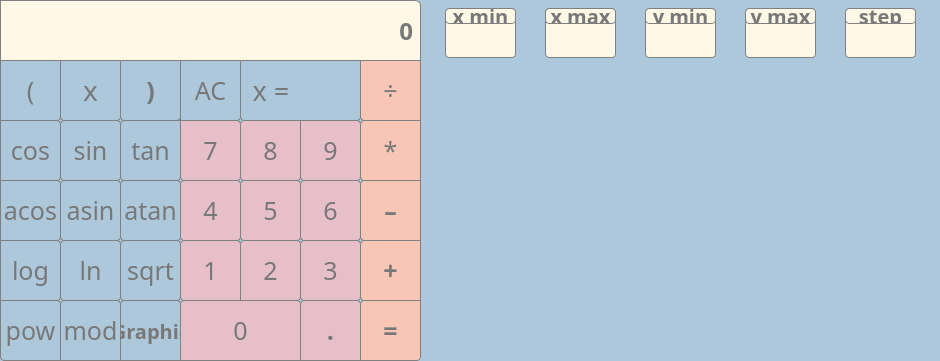
<?xml version="1.0" encoding="UTF-8"?>
<ui version="4.0">
 <class>MainWindow</class>
 <widget class="QMainWindow" name="MainWindow">
  <property name="geometry">
   <rect>
    <x>0</x>
    <y>0</y>
    <width>940</width>
    <height>361</height>
   </rect>
  </property>
  <property name="windowTitle">
   <string>MainWindow</string>
  </property>
  <property name="styleSheet">
   <string notr="true">QMainWindow {
	background-color: rgb(173,200,219);
}</string>
  </property>
  <widget class="QWidget" name="centralwidget">
   <property name="styleSheet">
    <string notr="true">Qwidget {	
	background-color: rgb(247,198,181);
}</string>
   </property>
   <widget class="QLabel" name="input_string">
    <property name="geometry">
     <rect>
      <x>0</x>
      <y>0</y>
      <width>421</width>
      <height>61</height>
     </rect>
    </property>
    <property name="font">
     <font>
      <family>Didot</family>
      <pointsize>18</pointsize>
      <bold>true</bold>
     </font>
    </property>
    <property name="styleSheet">
     <string notr="true">QLabel { 
	background-color: rgb(255, 248, 231);
	color: rgb(120, 120, 120);
 	border: 1px solid  gray;
	border-radius: 6px;
	border-bottom-right-radius: 0px;
	border-bottom-left-radius: 0px;
	border-top-right-radius: 6px;
	border-top-left-radius: 0px;
}</string>
    </property>
    <property name="text">
     <string>0</string>
    </property>
    <property name="alignment">
     <set>Qt::AlignRight|Qt::AlignTrailing|Qt::AlignVCenter</set>
    </property>
   </widget>
   <widget class="QPushButton" name="pushButton_leftbracket">
    <property name="geometry">
     <rect>
      <x>0</x>
      <y>60</y>
      <width>61</width>
      <height>61</height>
     </rect>
    </property>
    <property name="font">
     <font>
      <family>Didot</family>
      <pointsize>19</pointsize>
      <bold>false</bold>
     </font>
    </property>
    <property name="styleSheet">
     <string notr="true">QPushButton {
	border-color: gray;
 	border-width: 1px;
 	border-style: solid;
	border-radius: 4px;
	border-bottom: 1px solid gray;
	border-bottom-left-radius: 0px;
	border-top-left-radius: 0px;
	border-top-right-radius: 0px;
	background-color: rgb(173,200,219);
	color: rgb(120, 120, 120);
}

QPushButton:pressed {
    background-color: qlineargradient(x1: 0, y1: 0, x2: 0, y2: 1,
                                      stop: 0 #dadbde, stop: 1 #f6f7fa);
}</string>
    </property>
    <property name="text">
     <string>(</string>
    </property>
   </widget>
   <widget class="QPushButton" name="pushButton_division">
    <property name="geometry">
     <rect>
      <x>360</x>
      <y>60</y>
      <width>61</width>
      <height>61</height>
     </rect>
    </property>
    <property name="font">
     <font>
      <family>Didot</family>
      <pointsize>19</pointsize>
      <bold>false</bold>
     </font>
    </property>
    <property name="styleSheet">
     <string notr="true">QPushButton {
	border-color: gray;
 	border-width: 1px;
 	border-style: solid;
	border-radius: 4px;
	border-bottom-right-radius: 0px;
	border-top-right-radius: 0px;
	border-top-left-radius: 0px;
	background-color: rgb(247,198,181);
	color: rgb(120, 120, 120);
}

QPushButton:pressed {
    background-color: qlineargradient(x1: 0, y1: 0, x2: 0, y2: 1,
                                      stop: 0 #dadbde, stop: 1 #f6f7fa);
}</string>
    </property>
    <property name="text">
     <string>÷</string>
    </property>
   </widget>
   <widget class="QPushButton" name="pushButton_X">
    <property name="geometry">
     <rect>
      <x>60</x>
      <y>60</y>
      <width>61</width>
      <height>61</height>
     </rect>
    </property>
    <property name="font">
     <font>
      <family>Didot</family>
      <pointsize>21</pointsize>
      <bold>false</bold>
     </font>
    </property>
    <property name="styleSheet">
     <string notr="true">QPushButton {
	border-color: gray;
 	border-width: 1px;
 	border-style: solid;
	border-radius: 4px;
	border-bottom: 1px solid gray;
	border-top-left-radius: 0px;
	border-top-right-radius: 0px;
	background-color: rgb(173,200,219);
	color: rgb(120, 120, 120);
}

QPushButton:pressed {
    background-color: qlineargradient(x1: 0, y1: 0, x2: 0, y2: 1,
                                      stop: 0 #dadbde, stop: 1 #f6f7fa);
}</string>
    </property>
    <property name="text">
     <string>x</string>
    </property>
   </widget>
   <widget class="QPushButton" name="pushButton_rightbracket">
    <property name="geometry">
     <rect>
      <x>120</x>
      <y>60</y>
      <width>61</width>
      <height>61</height>
     </rect>
    </property>
    <property name="font">
     <font>
      <family>Didot</family>
      <pointsize>19</pointsize>
      <bold>true</bold>
     </font>
    </property>
    <property name="styleSheet">
     <string notr="true">QPushButton {
	border-color: gray;
 	border-width: 1px;
 	border-style: solid;
	border-radius: 4px;
	border-bottom: 1px solid gray;
	border-top-left-radius: 0px;
	border-top-right-radius: 0px;
	background-color: rgb(173,200,219);
	color: rgb(120, 120, 120);
}

QPushButton:pressed {
    background-color: qlineargradient(x1: 0, y1: 0, x2: 0, y2: 1,
                                      stop: 0 #dadbde, stop: 1 #f6f7fa);
}</string>
    </property>
    <property name="text">
     <string>)</string>
    </property>
   </widget>
   <widget class="QPushButton" name="pushButton_five">
    <property name="geometry">
     <rect>
      <x>240</x>
      <y>180</y>
      <width>61</width>
      <height>61</height>
     </rect>
    </property>
    <property name="font">
     <font>
      <family>Didot</family>
      <pointsize>19</pointsize>
     </font>
    </property>
    <property name="styleSheet">
     <string notr="true">QPushButton {
	border-color: gray;
 	border-width: 1px;
 	border-style: solid;
	border-radius: 4px;
	background-color: rgb(230,191,202);
	color: rgb(120, 120, 120);
}

QPushButton:pressed {
    background-color: qlineargradient(x1: 0, y1: 0, x2: 0, y2: 1,
                                      stop: 0 #dadbde, stop: 1 #f6f7fa);
}</string>
    </property>
    <property name="text">
     <string>5</string>
    </property>
   </widget>
   <widget class="QPushButton" name="pushButton_minus">
    <property name="geometry">
     <rect>
      <x>360</x>
      <y>180</y>
      <width>61</width>
      <height>61</height>
     </rect>
    </property>
    <property name="font">
     <font>
      <family>Didot</family>
      <pointsize>19</pointsize>
      <bold>true</bold>
     </font>
    </property>
    <property name="styleSheet">
     <string notr="true">QPushButton {
	border-color: gray;
 	border-width: 1px;
 	border-style: solid;
	border-radius: 4px;
	border-bottom-right-radius: 0px;
	border-top-right-radius: 0px;
	background-color: rgb(247,198,181);
	color: rgb(120, 120, 120);
}

QPushButton:pressed {
    background-color: qlineargradient(x1: 0, y1: 0, x2: 0, y2: 1,
                                      stop: 0 #dadbde, stop: 1 #f6f7fa);
}</string>
    </property>
    <property name="text">
     <string>–</string>
    </property>
   </widget>
   <widget class="QPushButton" name="pushButton_seven">
    <property name="geometry">
     <rect>
      <x>180</x>
      <y>120</y>
      <width>61</width>
      <height>61</height>
     </rect>
    </property>
    <property name="font">
     <font>
      <family>Didot</family>
      <pointsize>19</pointsize>
     </font>
    </property>
    <property name="styleSheet">
     <string notr="true">QPushButton {
	border-color: gray;
 	border-width: 1px;
 	border-style: solid;
	border-radius: 4px;
	border-top-left-radius: 0px;
	background-color: rgb(230,191,202);
	color: rgb(120, 120, 120);
}

QPushButton:pressed {
    background-color: qlineargradient(x1: 0, y1: 0, x2: 0, y2: 1,
                                      stop: 0 #dadbde, stop: 1 #f6f7fa);
}</string>
    </property>
    <property name="text">
     <string>7</string>
    </property>
   </widget>
   <widget class="QPushButton" name="pushButton_acos">
    <property name="geometry">
     <rect>
      <x>0</x>
      <y>180</y>
      <width>61</width>
      <height>61</height>
     </rect>
    </property>
    <property name="font">
     <font>
      <family>Didot</family>
      <pointsize>19</pointsize>
      <bold>false</bold>
     </font>
    </property>
    <property name="styleSheet">
     <string notr="true">QPushButton {
	border-color: gray;
 	border-width: 1px;
 	border-style: solid;
	border-radius: 4px;
	border-bottom: 1px solid gray;
	border-bottom-left-radius: 0px;
	border-top-left-radius: 0px;
	background-color: rgb(173,200,219);
	color: rgb(120, 120, 120);
}

QPushButton:pressed {
    background-color: qlineargradient(x1: 0, y1: 0, x2: 0, y2: 1,
                                      stop: 0 #dadbde, stop: 1 #f6f7fa);
}</string>
    </property>
    <property name="text">
     <string>acos</string>
    </property>
   </widget>
   <widget class="QPushButton" name="pushButton_atan">
    <property name="geometry">
     <rect>
      <x>120</x>
      <y>180</y>
      <width>61</width>
      <height>61</height>
     </rect>
    </property>
    <property name="font">
     <font>
      <family>Didot</family>
      <pointsize>19</pointsize>
      <bold>false</bold>
     </font>
    </property>
    <property name="styleSheet">
     <string notr="true">QPushButton {
	border-color: gray;
 	border-width: 1px;
 	border-style: solid;
	border-radius: 4px;
	border-bottom: 1px solid gray;
	background-color: rgb(173,200,219);
	color: rgb(120, 120, 120);
}

QPushButton:pressed {
    background-color: qlineargradient(x1: 0, y1: 0, x2: 0, y2: 1,
                                      stop: 0 #dadbde, stop: 1 #f6f7fa);
}</string>
    </property>
    <property name="text">
     <string>atan</string>
    </property>
   </widget>
   <widget class="QPushButton" name="pushButton_asin">
    <property name="geometry">
     <rect>
      <x>60</x>
      <y>180</y>
      <width>61</width>
      <height>61</height>
     </rect>
    </property>
    <property name="font">
     <font>
      <family>Didot</family>
      <pointsize>19</pointsize>
      <bold>false</bold>
     </font>
    </property>
    <property name="styleSheet">
     <string notr="true">QPushButton {
	border-color: gray;
 	border-width: 1px;
 	border-style: solid;
	border-radius: 4px;
	border-bottom: 1px solid gray;
	background-color: rgb(173,200,219);
	color: rgb(120, 120, 120);
}

QPushButton:pressed {
    background-color: qlineargradient(x1: 0, y1: 0, x2: 0, y2: 1,
                                      stop: 0 #dadbde, stop: 1 #f6f7fa);
}</string>
    </property>
    <property name="text">
     <string>asin</string>
    </property>
   </widget>
   <widget class="QPushButton" name="pushButton_six">
    <property name="geometry">
     <rect>
      <x>300</x>
      <y>180</y>
      <width>61</width>
      <height>61</height>
     </rect>
    </property>
    <property name="font">
     <font>
      <family>Didot</family>
      <pointsize>19</pointsize>
     </font>
    </property>
    <property name="styleSheet">
     <string notr="true">QPushButton {
	border-color: gray;
 	border-width: 1px;
 	border-style: solid;
	border-radius: 4px;
	background-color: rgb(230,191,202);
	color: rgb(120, 120, 120);
}

QPushButton:pressed {
    background-color: qlineargradient(x1: 0, y1: 0, x2: 0, y2: 1,
                                      stop: 0 #dadbde, stop: 1 #f6f7fa);
}</string>
    </property>
    <property name="text">
     <string>6</string>
    </property>
   </widget>
   <widget class="QPushButton" name="pushButton_two">
    <property name="geometry">
     <rect>
      <x>240</x>
      <y>240</y>
      <width>61</width>
      <height>61</height>
     </rect>
    </property>
    <property name="font">
     <font>
      <family>Didot</family>
      <pointsize>19</pointsize>
     </font>
    </property>
    <property name="styleSheet">
     <string notr="true">QPushButton {
	border-color: gray;
 	border-width: 1px;
 	border-style: solid;
	border-radius: 4px;
	border-bottom-left-radius: 0px;
	background-color: rgb(230,191,202);
	color: rgb(120, 120, 120);
}

QPushButton:pressed {
    background-color: qlineargradient(x1: 0, y1: 0, x2: 0, y2: 1,
                                      stop: 0 #dadbde, stop: 1 #f6f7fa);
}</string>
    </property>
    <property name="text">
     <string>2</string>
    </property>
   </widget>
   <widget class="QPushButton" name="pushButton_plus">
    <property name="geometry">
     <rect>
      <x>360</x>
      <y>240</y>
      <width>61</width>
      <height>61</height>
     </rect>
    </property>
    <property name="font">
     <font>
      <family>Didot</family>
      <pointsize>19</pointsize>
      <bold>true</bold>
     </font>
    </property>
    <property name="styleSheet">
     <string notr="true">QPushButton {
	border-color: gray;
 	border-width: 1px;
 	border-style: solid;
	border-radius: 4px;
	border-bottom-right-radius: 0px;
	border-top-right-radius: 0px;
	background-color: rgb(247,198,181);
	color: rgb(120, 120, 120);
}

QPushButton:pressed {
    background-color: qlineargradient(x1: 0, y1: 0, x2: 0, y2: 1,
                                      stop: 0 #dadbde, stop: 1 #f6f7fa);
}</string>
    </property>
    <property name="text">
     <string>+</string>
    </property>
   </widget>
   <widget class="QPushButton" name="pushButton_one">
    <property name="geometry">
     <rect>
      <x>180</x>
      <y>240</y>
      <width>61</width>
      <height>61</height>
     </rect>
    </property>
    <property name="font">
     <font>
      <family>Didot</family>
      <pointsize>19</pointsize>
     </font>
    </property>
    <property name="styleSheet">
     <string notr="true">QPushButton {
	border-color: gray;
 	border-width: 1px;
 	border-style: solid;
	border-radius: 4px;
	border-bottom-right-radius: 0px;
	background-color: rgb(230,191,202);
	color: rgb(120, 120, 120);
}

QPushButton:pressed {
    background-color: qlineargradient(x1: 0, y1: 0, x2: 0, y2: 1,
                                      stop: 0 #dadbde, stop: 1 #f6f7fa);
}</string>
    </property>
    <property name="text">
     <string>1</string>
    </property>
   </widget>
   <widget class="QPushButton" name="pushButton_sqrt">
    <property name="geometry">
     <rect>
      <x>120</x>
      <y>240</y>
      <width>61</width>
      <height>61</height>
     </rect>
    </property>
    <property name="font">
     <font>
      <family>Didot</family>
      <pointsize>19</pointsize>
      <bold>false</bold>
     </font>
    </property>
    <property name="styleSheet">
     <string notr="true">QPushButton {
	border-color: gray;
 	border-width: 1px;
 	border-style: solid;
	border-radius: 4px;
	border-bottom: 1px solid gray;
	background-color: rgb(173,200,219);
	color: rgb(120, 120, 120);
}

QPushButton:pressed {
    background-color: qlineargradient(x1: 0, y1: 0, x2: 0, y2: 1,
                                      stop: 0 #dadbde, stop: 1 #f6f7fa);
}</string>
    </property>
    <property name="text">
     <string>sqrt</string>
    </property>
   </widget>
   <widget class="QPushButton" name="pushButton_log">
    <property name="geometry">
     <rect>
      <x>0</x>
      <y>240</y>
      <width>61</width>
      <height>61</height>
     </rect>
    </property>
    <property name="font">
     <font>
      <family>Didot</family>
      <pointsize>19</pointsize>
      <bold>false</bold>
     </font>
    </property>
    <property name="styleSheet">
     <string notr="true">QPushButton {
	border-color: gray;
 	border-width: 1px;
 	border-style: solid;
	border-radius: 4px;
	border-bottom: 1px solid gray;
	border-bottom-left-radius: 0px;
	border-top-left-radius: 0px;
	background-color: rgb(173,200,219);
	color: rgb(120, 120, 120);
}

QPushButton:pressed {
    background-color: qlineargradient(x1: 0, y1: 0, x2: 0, y2: 1,
                                      stop: 0 #dadbde, stop: 1 #f6f7fa);
}</string>
    </property>
    <property name="text">
     <string>log</string>
    </property>
   </widget>
   <widget class="QPushButton" name="pushButton_ln">
    <property name="geometry">
     <rect>
      <x>60</x>
      <y>240</y>
      <width>61</width>
      <height>61</height>
     </rect>
    </property>
    <property name="font">
     <font>
      <family>Didot</family>
      <pointsize>19</pointsize>
      <bold>false</bold>
     </font>
    </property>
    <property name="styleSheet">
     <string notr="true">QPushButton {
	border-color: gray;
 	border-width: 1px;
 	border-style: solid;
	border-radius: 4px;
	border-bottom: 1px solid gray;
	background-color: rgb(173,200,219);
	color: rgb(120, 120, 120);
}

QPushButton:pressed {
    background-color: qlineargradient(x1: 0, y1: 0, x2: 0, y2: 1,
                                      stop: 0 #dadbde, stop: 1 #f6f7fa);
}</string>
    </property>
    <property name="text">
     <string>ln</string>
    </property>
   </widget>
   <widget class="QPushButton" name="pushButton_three">
    <property name="geometry">
     <rect>
      <x>300</x>
      <y>240</y>
      <width>61</width>
      <height>61</height>
     </rect>
    </property>
    <property name="font">
     <font>
      <family>Didot</family>
      <pointsize>19</pointsize>
     </font>
    </property>
    <property name="styleSheet">
     <string notr="true">QPushButton {
	border-color: gray;
 	border-width: 1px;
 	border-style: solid;
	border-radius: 4px;
	background-color: rgb(230,191,202);
	color: rgb(120, 120, 120);
}

QPushButton:pressed {
    background-color: qlineargradient(x1: 0, y1: 0, x2: 0, y2: 1,
                                      stop: 0 #dadbde, stop: 1 #f6f7fa);
}</string>
    </property>
    <property name="text">
     <string>3</string>
    </property>
   </widget>
   <widget class="QPushButton" name="pushButton_four">
    <property name="geometry">
     <rect>
      <x>180</x>
      <y>180</y>
      <width>61</width>
      <height>61</height>
     </rect>
    </property>
    <property name="font">
     <font>
      <family>Didot</family>
      <pointsize>19</pointsize>
     </font>
    </property>
    <property name="styleSheet">
     <string notr="true">QPushButton {
	border-color: gray;
 	border-width: 1px;
 	border-style: solid;
	border-radius: 4px;
	background-color: rgb(230,191,202);
	color: rgb(120, 120, 120);
}

QPushButton:pressed {
    background-color: qlineargradient(x1: 0, y1: 0, x2: 0, y2: 1,
                                      stop: 0 #dadbde, stop: 1 #f6f7fa);
}</string>
    </property>
    <property name="text">
     <string>4</string>
    </property>
   </widget>
   <widget class="QPushButton" name="pushButton_multiply">
    <property name="geometry">
     <rect>
      <x>360</x>
      <y>120</y>
      <width>61</width>
      <height>61</height>
     </rect>
    </property>
    <property name="font">
     <font>
      <family>Didot</family>
      <pointsize>19</pointsize>
      <bold>false</bold>
     </font>
    </property>
    <property name="styleSheet">
     <string notr="true">QPushButton {
	border-color: gray;
 	border-width: 1px;
 	border-style: solid;
	border-radius: 4px;
	border-bottom-right-radius: 0px;
	border-top-right-radius: 0px;
	background-color: rgb(247,198,181);
	color: rgb(120, 120, 120);
}

QPushButton:pressed {
    background-color: qlineargradient(x1: 0, y1: 0, x2: 0, y2: 1,
                                      stop: 0 #dadbde, stop: 1 #f6f7fa);
}</string>
    </property>
    <property name="text">
     <string>*</string>
    </property>
   </widget>
   <widget class="QPushButton" name="pushButton_eight">
    <property name="geometry">
     <rect>
      <x>240</x>
      <y>120</y>
      <width>61</width>
      <height>61</height>
     </rect>
    </property>
    <property name="font">
     <font>
      <family>Didot</family>
      <pointsize>19</pointsize>
     </font>
    </property>
    <property name="styleSheet">
     <string notr="true">QPushButton {
	border-color: gray;
 	border-width: 1px;
 	border-style: solid;
	border-radius: 4px;
	border-top-right-radius: 0px;
	background-color: rgb(230,191,202);
	color: rgb(120, 120, 120);
}

QPushButton:pressed {
    background-color: qlineargradient(x1: 0, y1: 0, x2: 0, y2: 1,
                                      stop: 0 #dadbde, stop: 1 #f6f7fa);
}</string>
    </property>
    <property name="text">
     <string>8</string>
    </property>
   </widget>
   <widget class="QPushButton" name="pushButton_cos">
    <property name="geometry">
     <rect>
      <x>0</x>
      <y>120</y>
      <width>61</width>
      <height>61</height>
     </rect>
    </property>
    <property name="font">
     <font>
      <family>Didot</family>
      <pointsize>19</pointsize>
      <bold>false</bold>
     </font>
    </property>
    <property name="styleSheet">
     <string notr="true">QPushButton {
	border-color: gray;
 	border-width: 1px;
 	border-style: solid;
	border-radius: 4px;
	border-bottom: 1px solid gray;
	border-bottom-left-radius: 0px;
	border-top-left-radius: 0px;
	background-color: rgb(173,200,219);
	color: rgb(120, 120, 120);
}

QPushButton:pressed {
    background-color: qlineargradient(x1: 0, y1: 0, x2: 0, y2: 1,
                                      stop: 0 #dadbde, stop: 1 #f6f7fa);
}</string>
    </property>
    <property name="text">
     <string>cos</string>
    </property>
   </widget>
   <widget class="QPushButton" name="pushButton_tan">
    <property name="geometry">
     <rect>
      <x>120</x>
      <y>120</y>
      <width>61</width>
      <height>61</height>
     </rect>
    </property>
    <property name="font">
     <font>
      <family>Didot</family>
      <pointsize>19</pointsize>
      <bold>false</bold>
     </font>
    </property>
    <property name="styleSheet">
     <string notr="true">QPushButton {
	border-color: gray;
 	border-width: 1px;
 	border-style: solid;
	border-radius: 4px;
	border-bottom: 1px solid gray;
	border-top-right-radius: 0px;
	background-color: rgb(173,200,219);
	color: rgb(120, 120, 120);
}

QPushButton:pressed {
    background-color: qlineargradient(x1: 0, y1: 0, x2: 0, y2: 1,
                                      stop: 0 #dadbde, stop: 1 #f6f7fa);
}</string>
    </property>
    <property name="text">
     <string>tan</string>
    </property>
   </widget>
   <widget class="QPushButton" name="pushButton_sin">
    <property name="geometry">
     <rect>
      <x>60</x>
      <y>120</y>
      <width>61</width>
      <height>61</height>
     </rect>
    </property>
    <property name="font">
     <font>
      <family>Didot</family>
      <pointsize>19</pointsize>
      <bold>false</bold>
     </font>
    </property>
    <property name="styleSheet">
     <string notr="true">QPushButton {
	border-color: gray;
 	border-width: 1px;
 	border-style: solid;
	border-radius: 4px;
	border-bottom: 1px solid gray;
	background-color: rgb(173,200,219);
	color: rgb(120, 120, 120);
}

QPushButton:pressed {
    background-color: qlineargradient(x1: 0, y1: 0, x2: 0, y2: 1,
                                      stop: 0 #dadbde, stop: 1 #f6f7fa);
}</string>
    </property>
    <property name="text">
     <string>sin</string>
    </property>
   </widget>
   <widget class="QPushButton" name="pushButton_nine">
    <property name="geometry">
     <rect>
      <x>300</x>
      <y>120</y>
      <width>61</width>
      <height>61</height>
     </rect>
    </property>
    <property name="font">
     <font>
      <family>Didot</family>
      <pointsize>19</pointsize>
     </font>
    </property>
    <property name="styleSheet">
     <string notr="true">QPushButton {
	border-color: gray;
 	border-width: 1px;
 	border-style: solid;
	border-radius: 4px;
	border-top-left-radius: 0px;
	background-color: rgb(230,191,202);
	color: rgb(120, 120, 120);
}

QPushButton:pressed {
    background-color: qlineargradient(x1: 0, y1: 0, x2: 0, y2: 1,
                                      stop: 0 #dadbde, stop: 1 #f6f7fa);
}</string>
    </property>
    <property name="text">
     <string>9</string>
    </property>
   </widget>
   <widget class="QPushButton" name="pushButton_equally">
    <property name="geometry">
     <rect>
      <x>360</x>
      <y>300</y>
      <width>61</width>
      <height>61</height>
     </rect>
    </property>
    <property name="font">
     <font>
      <family>Didot</family>
      <pointsize>19</pointsize>
      <bold>true</bold>
     </font>
    </property>
    <property name="styleSheet">
     <string notr="true">QPushButton {
	border-color: gray;
 	border-width: 1px;
 	border-style: solid;
	border-radius: 4px;
	border-bottom-left-radius: 0px;
	border-top-right-radius: 0px;
	background-color: rgb(247,198,181);
	color: rgb(120, 120, 120);
}

QPushButton:pressed {
    background-color: qlineargradient(x1: 0, y1: 0, x2: 0, y2: 1,
                                      stop: 0 #dadbde, stop: 1 #f6f7fa);
}</string>
    </property>
    <property name="text">
     <string>=</string>
    </property>
   </widget>
   <widget class="QPushButton" name="pushButton_zero">
    <property name="geometry">
     <rect>
      <x>180</x>
      <y>300</y>
      <width>121</width>
      <height>61</height>
     </rect>
    </property>
    <property name="font">
     <font>
      <family>Didot</family>
      <pointsize>19</pointsize>
     </font>
    </property>
    <property name="styleSheet">
     <string notr="true">QPushButton {
	border-color: gray;
 	border-width: 1px;
 	border-style: solid;
	border-radius: 4px;
	border-bottom: 1px solid gray;
	border-bottom-right-radius: 0px;
	border-bottom-left-radius: 0px;
	background-color: rgb(230,191,202);
	color: rgb(120, 120, 120);
}

QPushButton:pressed {
    background-color: qlineargradient(x1: 0, y1: 0, x2: 0, y2: 1,
                                      stop: 0 #dadbde, stop: 1 #f6f7fa);
}</string>
    </property>
    <property name="text">
     <string>0</string>
    </property>
   </widget>
   <widget class="QPushButton" name="pushButton_mod">
    <property name="geometry">
     <rect>
      <x>60</x>
      <y>300</y>
      <width>61</width>
      <height>61</height>
     </rect>
    </property>
    <property name="font">
     <font>
      <family>Didot</family>
      <pointsize>19</pointsize>
      <bold>false</bold>
     </font>
    </property>
    <property name="styleSheet">
     <string notr="true">QPushButton {
	border-color: gray;
 	border-width: 1px;
 	border-style: solid;
	border-radius: 4px;
	border-bottom: 1px solid gray;
	border-bottom-right-radius: 0px;
	border-bottom-left-radius: 0px;
	background-color: rgb(173,200,219);
	color: rgb(120, 120, 120);
}

QPushButton:pressed {
    background-color: qlineargradient(x1: 0, y1: 0, x2: 0, y2: 1,
                                      stop: 0 #dadbde, stop: 1 #f6f7fa);
}</string>
    </property>
    <property name="text">
     <string>mod</string>
    </property>
   </widget>
   <widget class="QPushButton" name="pushButton_AC">
    <property name="geometry">
     <rect>
      <x>180</x>
      <y>60</y>
      <width>61</width>
      <height>61</height>
     </rect>
    </property>
    <property name="font">
     <font>
      <family>Didot</family>
      <pointsize>19</pointsize>
      <bold>false</bold>
     </font>
    </property>
    <property name="styleSheet">
     <string notr="true">QPushButton {
	border-color: gray;
 	border-width: 1px;
 	border-style: solid;
	border-radius: 4px;
	border-bottom: 1px solid gray;
	border-bottom-left-radius: 0px;
	border-top-left-radius: 0px;
	border-top-right-radius: 0px;
	background-color: rgb(173,200,219);
	color: rgb(120, 120, 120);
}

QPushButton:pressed {
    background-color: qlineargradient(x1: 0, y1: 0, x2: 0, y2: 1,
                                      stop: 0 #dadbde, stop: 1 #f6f7fa);
}</string>
    </property>
    <property name="text">
     <string>AC</string>
    </property>
   </widget>
   <widget class="QPushButton" name="pushButton_pow">
    <property name="geometry">
     <rect>
      <x>0</x>
      <y>300</y>
      <width>61</width>
      <height>61</height>
     </rect>
    </property>
    <property name="font">
     <font>
      <family>Didot</family>
      <pointsize>19</pointsize>
      <bold>false</bold>
     </font>
    </property>
    <property name="styleSheet">
     <string notr="true">QPushButton {
	border-color: gray;
 	border-width: 1px;
 	border-style: solid;
	border-radius: 4px;
	border-bottom: 1px solid gray;
	border-bottom-right-radius: 0px;
	border-top-left-radius: 0px;
	background-color: rgb(173,200,219);
	color: rgb(120, 120, 120);
}

QPushButton:pressed {
    background-color: qlineargradient(x1: 0, y1: 0, x2: 0, y2: 1,
                                      stop: 0 #dadbde, stop: 1 #f6f7fa);
}</string>
    </property>
    <property name="text">
     <string>pow</string>
    </property>
   </widget>
   <widget class="QPushButton" name="pushButton_dot">
    <property name="geometry">
     <rect>
      <x>300</x>
      <y>300</y>
      <width>61</width>
      <height>61</height>
     </rect>
    </property>
    <property name="font">
     <font>
      <family>Didot</family>
      <pointsize>19</pointsize>
      <bold>true</bold>
     </font>
    </property>
    <property name="styleSheet">
     <string notr="true">QPushButton {
	border-color: gray;
 	border-width: 1px;
 	border-style: solid;
	border-radius: 4px;
	border-bottom-right-radius: 0px;
	border-bottom-left-radius: 0px;
	background-color: rgb(230,191,202);
	color: rgb(120, 120, 120);
}

QPushButton:pressed {
    background-color: qlineargradient(x1: 0, y1: 0, x2: 0, y2: 1,
                                      stop: 0 #dadbde, stop: 1 #f6f7fa);
}</string>
    </property>
    <property name="text">
     <string>.</string>
    </property>
   </widget>
   <widget class="QLabel" name="label_x">
    <property name="geometry">
     <rect>
      <x>240</x>
      <y>60</y>
      <width>61</width>
      <height>61</height>
     </rect>
    </property>
    <property name="font">
     <font>
      <family>Didot</family>
      <pointsize>20</pointsize>
     </font>
    </property>
    <property name="styleSheet">
     <string notr="true">QLabel {
	border-color: gray;
 	border-width: 1px;
	border-right-width:0px;
 	border-style: solid;
	border-radius: 4px;
	border-top-right-radius: 0px;
	border-top-left-radius: 0px;
	border-bottom-right-radius: 0px;
	background-color: rgb(173,200,219);
	color: rgb(120, 120, 120);
}</string>
    </property>
    <property name="text">
     <string>x =</string>
    </property>
    <property name="alignment">
     <set>Qt::AlignCenter</set>
    </property>
   </widget>
   <widget class="QPushButton" name="pushButton_graphic">
    <property name="geometry">
     <rect>
      <x>120</x>
      <y>300</y>
      <width>61</width>
      <height>61</height>
     </rect>
    </property>
    <property name="font">
     <font>
      <family>Didot</family>
      <pointsize>15</pointsize>
      <bold>true</bold>
     </font>
    </property>
    <property name="styleSheet">
     <string notr="true">QPushButton {
	border-color: gray;
 	border-width: 1px;
 	border-style: solid;
	border-radius: 4px;
	border-bottom: 1px solid gray;
	border-bottom-right-radius: 0px;
	border-bottom-left-radius: 0px;
	background-color: rgb(173,200,219);
	color: rgb(120, 120, 120);
}

QPushButton:pressed {
    background-color: qlineargradient(x1: 0, y1: 0, x2: 0, y2: 1,
                                      stop: 0 #dadbde, stop: 1 #f6f7fa);
}</string>
    </property>
    <property name="text">
     <string>Graphic</string>
    </property>
   </widget>
   <widget class="QLineEdit" name="x_value">
    <property name="geometry">
     <rect>
      <x>300</x>
      <y>60</y>
      <width>61</width>
      <height>61</height>
     </rect>
    </property>
    <property name="font">
     <font>
      <family>Didot</family>
      <pointsize>19</pointsize>
     </font>
    </property>
    <property name="styleSheet">
     <string notr="true">QLineEdit {
	border-color: gray;
 	border-width: 1px;
	border-left-width:0px;
 	border-style: solid;
	border-radius: 4px;
	border-top-left-radius: 0px;
	border-bottom-left-radius: 0px;
	border-top-right-radius: 0px;
	background-color: rgb(173,200,219);
	color: rgb(120, 120, 120);
}</string>
    </property>
    <property name="alignment">
     <set>Qt::AlignCenter</set>
    </property>
   </widget>
   <widget class="QCustomPlot" name="widget" native="true">
    <property name="geometry">
     <rect>
      <x>449</x>
      <y>79</y>
      <width>461</width>
      <height>271</height>
     </rect>
    </property>
    <property name="styleSheet">
     <string notr="true">QCustomPlot {
	background-color: rgb(255, 248, 231);
	border-width: 3px;
 	border-style: solid;
	border-radius: 6px;
}</string>
    </property>
   </widget>
   <widget class="QLineEdit" name="graphic_step">
    <property name="geometry">
     <rect>
      <x>845</x>
      <y>8</y>
      <width>71</width>
      <height>50</height>
     </rect>
    </property>
    <property name="font">
     <font>
      <family>Didot</family>
     </font>
    </property>
    <property name="styleSheet">
     <string notr="true">QLineEdit  {
	border-color: gray;
 	border-width: 1px;
 	border-style: solid;
	border-radius: 4px;
	background-color: rgb(255, 248, 231);
	color: rgb(120, 120, 120);
}</string>
    </property>
    <property name="alignment">
     <set>Qt::AlignBottom|Qt::AlignHCenter</set>
    </property>
   </widget>
   <widget class="QLineEdit" name="y_min">
    <property name="geometry">
     <rect>
      <x>645</x>
      <y>8</y>
      <width>71</width>
      <height>50</height>
     </rect>
    </property>
    <property name="font">
     <font>
      <family>Didot</family>
     </font>
    </property>
    <property name="styleSheet">
     <string notr="true">QLineEdit  {
	border-color: gray;
 	border-width: 1px;
 	border-style: solid;
	border-radius: 4px;
	background-color: rgb(255, 248, 231);
	color: rgb(120, 120, 120);
}</string>
    </property>
    <property name="alignment">
     <set>Qt::AlignBottom|Qt::AlignHCenter</set>
    </property>
   </widget>
   <widget class="QLineEdit" name="y_max">
    <property name="geometry">
     <rect>
      <x>745</x>
      <y>8</y>
      <width>71</width>
      <height>50</height>
     </rect>
    </property>
    <property name="font">
     <font>
      <family>Didot</family>
     </font>
    </property>
    <property name="styleSheet">
     <string notr="true">QLineEdit  {
	border-color: gray;
 	border-width: 1px;
 	border-style: solid;
	border-radius: 4px;
	background-color: rgb(255, 248, 231);
	color: rgb(120, 120, 120);
}</string>
    </property>
    <property name="alignment">
     <set>Qt::AlignBottom|Qt::AlignHCenter</set>
    </property>
   </widget>
   <widget class="QLineEdit" name="x_max">
    <property name="geometry">
     <rect>
      <x>545</x>
      <y>8</y>
      <width>71</width>
      <height>50</height>
     </rect>
    </property>
    <property name="font">
     <font>
      <family>Didot</family>
     </font>
    </property>
    <property name="styleSheet">
     <string notr="true">QLineEdit  {
	border-color: gray;
 	border-width: 1px;
 	border-style: solid;
	border-radius: 4px;
	background-color: rgb(255, 248, 231);
	color: rgb(120, 120, 120);
}</string>
    </property>
    <property name="alignment">
     <set>Qt::AlignBottom|Qt::AlignHCenter</set>
    </property>
   </widget>
   <widget class="QLabel" name="label_xmax">
    <property name="geometry">
     <rect>
      <x>545</x>
      <y>8</y>
      <width>71</width>
      <height>16</height>
     </rect>
    </property>
    <property name="font">
     <font>
      <family>Didot</family>
      <pointsize>15</pointsize>
      <bold>true</bold>
     </font>
    </property>
    <property name="styleSheet">
     <string notr="true">QLabel {
	border-color: gray;
 	border-width: 1px;
 	border-style: solid;
	border-radius: 4px;
	background-color: rgb(255, 248, 231);
	color: rgb(120, 120, 120);
}</string>
    </property>
    <property name="text">
     <string>x max</string>
    </property>
    <property name="alignment">
     <set>Qt::AlignCenter</set>
    </property>
   </widget>
   <widget class="QLabel" name="label_ymax">
    <property name="geometry">
     <rect>
      <x>745</x>
      <y>8</y>
      <width>71</width>
      <height>16</height>
     </rect>
    </property>
    <property name="font">
     <font>
      <family>Didot</family>
      <pointsize>15</pointsize>
      <bold>true</bold>
     </font>
    </property>
    <property name="styleSheet">
     <string notr="true">QLabel {
	border-color: gray;
 	border-width: 1px;
 	border-style: solid;
	border-radius: 4px;
	background-color: rgb(255, 248, 231);
	color: rgb(120, 120, 120);
}</string>
    </property>
    <property name="text">
     <string>y max</string>
    </property>
    <property name="alignment">
     <set>Qt::AlignCenter</set>
    </property>
   </widget>
   <widget class="QLabel" name="label_ymin">
    <property name="geometry">
     <rect>
      <x>645</x>
      <y>8</y>
      <width>71</width>
      <height>16</height>
     </rect>
    </property>
    <property name="font">
     <font>
      <family>Didot</family>
      <pointsize>15</pointsize>
      <bold>true</bold>
     </font>
    </property>
    <property name="styleSheet">
     <string notr="true">QLabel {
	border-color: gray;
 	border-width: 1px;
 	border-style: solid;
	border-radius: 4px;
	background-color: rgb(255, 248, 231);
	color: rgb(120, 120, 120);
}</string>
    </property>
    <property name="text">
     <string>y min</string>
    </property>
    <property name="alignment">
     <set>Qt::AlignCenter</set>
    </property>
   </widget>
   <widget class="QLabel" name="label_step">
    <property name="geometry">
     <rect>
      <x>845</x>
      <y>8</y>
      <width>71</width>
      <height>16</height>
     </rect>
    </property>
    <property name="font">
     <font>
      <family>Didot</family>
      <pointsize>15</pointsize>
      <bold>true</bold>
     </font>
    </property>
    <property name="styleSheet">
     <string notr="true">QLabel {
	border-color: gray;
 	border-width: 1px;
 	border-style: solid;
	border-radius: 4px;
	background-color: rgb(255, 248, 231);
	color: rgb(120, 120, 120);
}</string>
    </property>
    <property name="text">
     <string>step</string>
    </property>
    <property name="alignment">
     <set>Qt::AlignCenter</set>
    </property>
   </widget>
   <widget class="QLineEdit" name="x_min">
    <property name="geometry">
     <rect>
      <x>445</x>
      <y>8</y>
      <width>71</width>
      <height>50</height>
     </rect>
    </property>
    <property name="font">
     <font>
      <family>Didot</family>
     </font>
    </property>
    <property name="styleSheet">
     <string notr="true">QLineEdit  {
	border-color: gray;
 	border-width: 1px;
 	border-style: solid;
	border-radius: 4px;
	background-color: rgb(255, 248, 231);
	color: rgb(120, 120, 120);
}</string>
    </property>
    <property name="alignment">
     <set>Qt::AlignBottom|Qt::AlignHCenter</set>
    </property>
   </widget>
   <widget class="QLabel" name="label_xmin">
    <property name="geometry">
     <rect>
      <x>445</x>
      <y>8</y>
      <width>71</width>
      <height>16</height>
     </rect>
    </property>
    <property name="font">
     <font>
      <family>Didot</family>
      <pointsize>15</pointsize>
      <bold>true</bold>
     </font>
    </property>
    <property name="styleSheet">
     <string notr="true">QLabel {
	border-color: gray;
 	border-width: 1px;
 	border-style: solid;
	border-radius: 4px;
	background-color: rgb(255, 248, 231);
	color: rgb(120, 120, 120);
}</string>
    </property>
    <property name="text">
     <string>x min</string>
    </property>
    <property name="alignment">
     <set>Qt::AlignCenter</set>
    </property>
   </widget>
  </widget>
 </widget>
 <customwidgets>
  <customwidget>
   <class>QCustomPlot</class>
   <extends>QWidget</extends>
   <header location="global">qcustomplot.h</header>
   <container>1</container>
  </customwidget>
 </customwidgets>
 <resources/>
 <connections/>
</ui>
